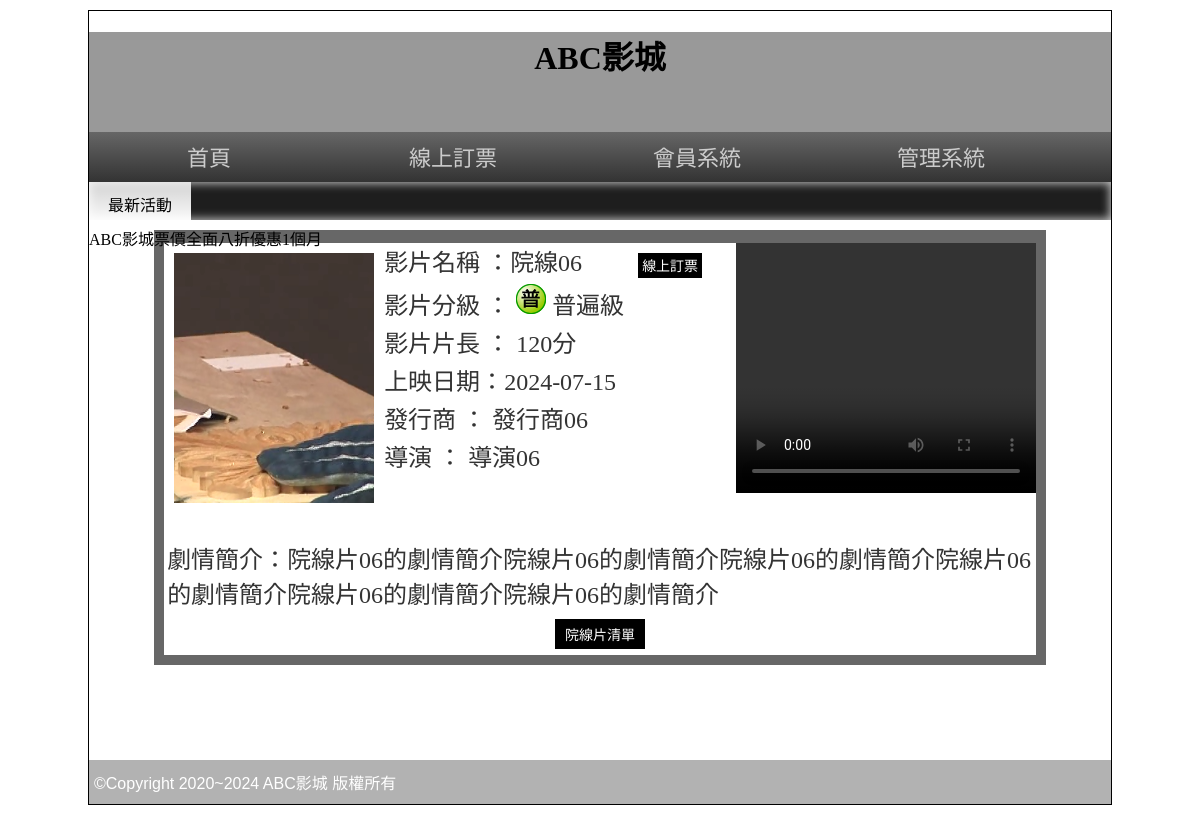
Before: /?do=intro&id=6 with the older database file.
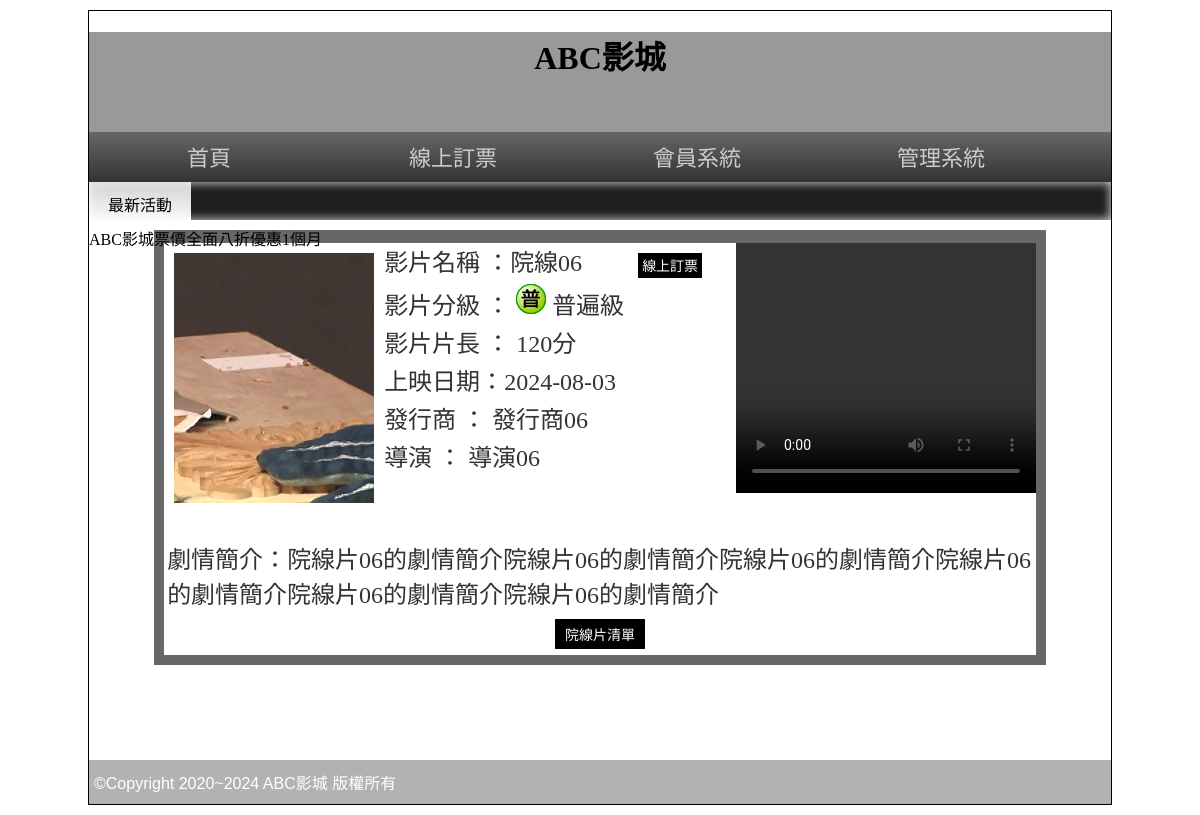
After: the same page with the newer database file.
### tables this page shows
CREATE TABLE `movies` (
  `id` int(10) UNSIGNED NOT NULL,
  `name` text NOT NULL,
  `level` int(1) NOT NULL,
  `length` int(10) NOT NULL,
  `ondate` date NOT NULL,
  `publish` text NOT NULL,
  `director` text NOT NULL,
  `trailer` text NOT NULL,
  `poster` text NOT NULL,
  `intro` text NOT NULL,
  `sh` int(1) NOT NULL,
  `rank` int(10) NOT NULL
);

### api/base.php (called while the page is built, shortened)
<?php
$level = [
    '1' => '普遍級',
    '2' => '保護級',
    '3' => '輔導級',
    '4' => '限制級',
];
class DB
{
    protected $table;
    protected $dsn = "mysql:host=localhost;charset=utf8;dbname=db06";
    protected $pdo;
    public function __construct($table)
    {
        $this->table = $table;
        $this->pdo = new PDO($this->dsn, 'root', '');
    }
    public function find($arg)
    {
        $sql = "select * from `$this->table` ";
        if (is_array($arg)) {
            $tmp = $this->a2s($arg);
            $sql .= " where " . join(" && ", $tmp);
        } else {
            $sql .= " where `id`='$arg'";
        }
        return $this->pdo->query($sql)->fetch(PDO::FETCH_ASSOC);
    }
}
$Movie = new DB("movies");

### front/intro.php (the view)
<?php
$movie = $Movie->find($_GET['id']);
?>
<div class="tab rb" style="width:87%;">
  <div style="background:#FFF; width:100%; color:#333; text-align:left">
    <video src="images/<?= $movie['trailer']; ?>" width="300px" height="250px" controls="" style="float:right;"></video>
    <font style="font-size:24px"> <img src="images/<?= $movie['poster']; ?>" width="200px" height="250px" style="margin:10px; float:left">
      <p style="margin:3px">影片名稱 ：<?= $movie['name']; ?>
        <input type="button" value="線上訂票" onclick="location.href='?do=order&id=<?= $movie['id']; ?>'" style="margin-left:50px; padding:2px 4px" class="b2_btu">
      </p>
      <p style="margin:3px">影片分級 ： <img src="icon/03C0<?= $movie['level']; ?>.png" style="display:inline-block;">
        <?= $level[$movie['level']]; ?>
      </p>
      <p style="margin:3px">影片片長 ： <?= $movie['length']; ?>分</p>
      <p style="margin:3px">上映日期：<?= $movie['ondate']; ?></p>
      <p style="margin:3px">發行商 ： <?= $movie['publish']; ?></p>
      <p style="margin:3px">導演 ： <?= $movie['director']; ?></p>
      <br>
      <br>
      <p style="margin:10px 3px 3px 3px; word-break:break-all"> 劇情簡介：<?= $movie['intro']; ?><br>
      </p>
    </font>
    <table width="100%" border="0">
      <tbody>
        <tr>
          <td align="center"><input type="button" value="院線片清單" onclick="location.href='?do=main'"></td>
        </tr>
      </tbody>
    </table>
  </div>
</div>

### index.php (shortened to what this page needs)
<?php include_once "api/base.php"; ?>
<!DOCTYPE html PUBLIC "-//W3C//DTD XHTML 1.0 Transitional//EN" "http://www.w3.org/TR/xhtml1/DTD/xhtml1-transitional.dtd">
<html xmlns="http://www.w3.org/1999/xhtml">
<head>
  <link rel="stylesheet" href="css/css.css">
  <link href="css/s2.css" rel="stylesheet" type="text/css">
</head>
<body>
  <div id="main">
    <div id="top" class="ct" style=" background:#999 center; background-size:cover; " title="替代文字">
      <h1>ABC影城</h1>
    </div>
    <div id="top2">
      <a href="index.php">首頁</a>
      <a href="?do=order">線上訂票</a>
      <a href="#">會員系統</a>
      <a href="admin.php">管理系統</a>
    </div>
    <div id="text"> <span class="ct">最新活動</span>
      <marquee direction="right">
        ABC影城票價全面八折優惠1個月
      </marquee>
    </div>
    <div id="mm">
      <?php
      $do = $_GET['do'] ?? 'main';
      $file = "front/{$do}.php";
      if (file_exists($file)) {
        include $file;
      } else {
        include 'front/main.php';
      }
      ?>
    </div>
    <div id="bo"> ©Copyright 2020~2024 ABC影城 版權所有 </div>
  </div>
</body>
</html>

### css/css.css (style rules this page uses)
body { background:url(../icon/b.png); font-family:微軟正黑體; }
input[type='button'],input[type='submit'],input[type='reset'],button,.button { min-width:50px; min-height:25px; background:#000; color:#fff; border:none; cursor:pointer; font-size:14px; text-decoration:none; padding:5px 10px; margin:3px 6px; }
#main { width:1022px; min-height:766px; border:#000 1px solid; margin:10px auto 10px auto; }
#top { display:block; height:100px; }
#top2 { display:block; height:50px; background: -webkit-linear-gradient(top,#666,#333); background: -ms-linear-gradient(top,#666,#333); background: -moz-linear-gradient(top,#666,#333); background: linear-gradient(top,#666,#333); }
#top2 a { display:inline-block; width:200px; padding:12px 20px 12px 20px; text-align:center; color:#ccc; text-decoration:none; font:normal 22px/26px Open Sans,'微軟正黑體'; transition:all ease-in .3s; }
#text { display:block; height:38px; box-shadow:#CCC 0px 0px 10px 1px inset; background-color: #1e1e1e; }
#text span { width:10%; display:inline-block; padding:10px 0px 10px 0px; vertical-align:top; background: -ms-linear-gradient(top,rgba(255,255,255,0.8),rgba(255,255,255,1)); background: -webkit-linear-gradient(top,rgba(255,255,255,0.8),rgba(255,255,255,1)); background: -moz-linear-gradient(top,rgba(255,255,255,0.8),rgba(255,255,255,1)); background: linear-gradient(top,rgba(255,255,255,0.8),rgba(255,255,255,1)); }
#mm { padding:10px; min-height:520px; }
#bo { padding:10px 5px 10px 5px; min-height:20px; display:block; color:#FFF; font-family:Arial, Helvetica, sans-serif,'微軟正黑體'; font-weight:500; background:rgba(0,0,0,0.3); }
.ct { text-align:center; }
.rb { background:rgba(39,39,39,0.7); color:rgba(255,255,255,0.9); }
.tab { width:80%; display:block; margin-left:auto; margin-right:auto; min-height:100px; padding:10px; }

Changed rows visible on the page:
changed movies "院線06": ondate "2024-07-15" → "2024-08-03"
